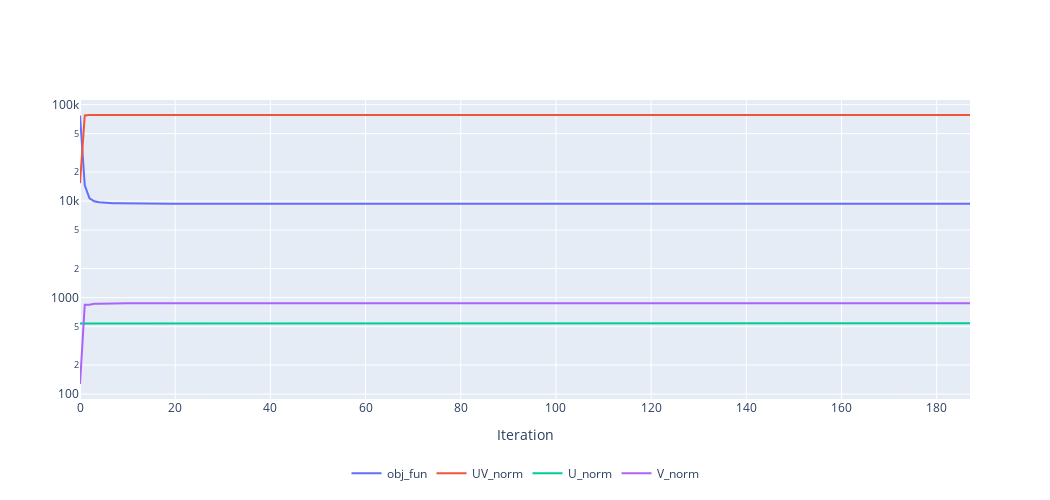

Write notebook code for a chart like this one.
### Code cell
plot_dataframe('horse001_10_normal')

### Figure 1 — Plotly figure (JSON) as saved in the notebook; plotly's stock layout.template omitted (floating-point values rounded to 4 significant figures; data arrays with more than 128 entries replaced by an {"elided": "..."} marker saying what was removed)
{"data": [{"hoverinfo": "text", "mode": "lines", "name": "obj_fun", "text": {"elided": "188 str values"}, "type": "scatter", "x": {"elided": "188 int values"}, "y": {"elided": "188 float values"}}, {"hoverinfo": "text", "mode": "lines", "name": "UV_norm", "text": {"elided": "188 str values"}, "type": "scatter", "x": {"elided": "188 int values"}, "y": {"elided": "188 float values"}}, {"hoverinfo": "text", "mode": "lines", "name": "U_norm", "text": {"elided": "188 str values"}, "type": "scatter", "x": {"elided": "188 int values"}, "y": {"elided": "188 float values"}}, {"hoverinfo": "text", "mode": "lines", "name": "V_norm", "text": {"elided": "188 str values"}, "type": "scatter", "x": {"elided": "188 int values"}, "y": {"elided": "188 float values"}}], "layout": {"height": 500, "legend": {"orientation": "h", "x": 0.5, "xanchor": "center", "y": -0.2, "yanchor": "top"}, "width": 1050, "xaxis": {"title": {"text": "Iteration"}}, "yaxis": {"type": "log"}}}
